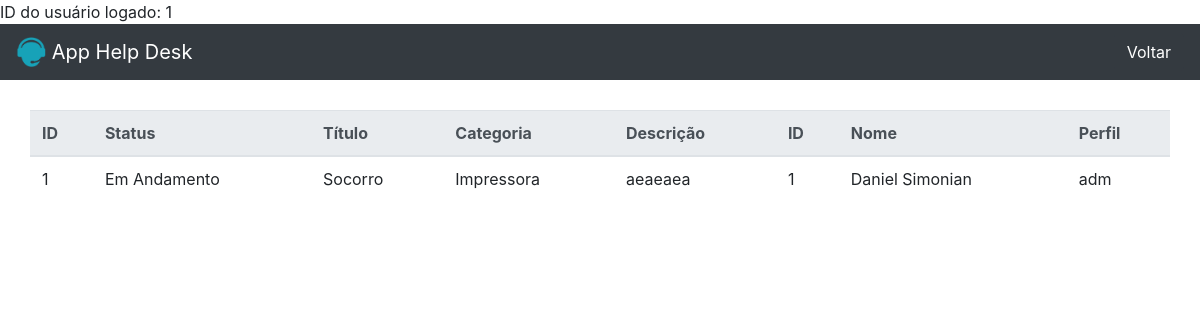
Screenshot of /relatorios_andamento.php (signed in) with the database file from the repository.
### tables this page shows
CREATE TABLE `tb_chamados` (
  `id_chamado` int(11) NOT NULL,
  `titulo` varchar(90) NOT NULL,
  `categoria` varchar(90) NOT NULL,
  `descricao` varchar(90) NOT NULL,
  `status` varchar(90) NOT NULL,
  `id_user` int(11) NOT NULL
);

CREATE TABLE `tb_user` (
  `id_user` int(11) NOT NULL,
  `nome` varchar(90) NOT NULL,
  `email` varchar(30) NOT NULL,
  `senha` varchar(100) NOT NULL,
  `perfil` varchar(20) DEFAULT NULL
);

### relatorios_andamento.php (the view, shortened to what this page needs)
<?php
  require "app_help_desk_seguranca/conexao.php";
  $chamados = mysqli_query($link, "SELECT TB_CHAMADOS.*, TB_USER.*
  FROM TB_CHAMADOS
  INNER JOIN TB_USER ON TB_CHAMADOS.id_user = TB_USER.id_user
  WHERE TB_CHAMADOS.status = 'Em Andamento'");
?>
<html lang="pt-BR">
  <head>
    <link rel="stylesheet" href="./style/style.css">
    <link rel="stylesheet" href="https://maxcdn.bootstrapcdn.com/bootstrap/4.0.0/css/bootstrap.min.css">
  </head>
  <body>
    <nav class="navbar navbar-dark bg-dark">
      <a class="navbar-brand" href="home.php">
        <img src="./img/logo.png" width="30" height="30" class="d-inline-block align-top" alt="">
        App Help Desk
      </a>
      <a href="relatorios.php"><button class="btn btn-dark">Voltar</button></a>
    </nav>
    <main>
      <session class="container-tabela">
        <table class="table table-hover">
          <thead class="thead-light">
            <tr>
              <th>ID</th>
              <th>Status</th>
              <th>Título</th>
              <th>Categoria</th>
              <th>Descrição</th>
              <th>ID</th>
              <th>Nome</th>
              <th>Perfil</th>
            </tr>
          </thead>
          <tbody>
            <?php
              foreach($chamados as $chamado){ ?>
              <tr>
                  <td><?php echo $chamado['id_chamado'] ?></td>
                  <td class=""><?php echo $chamado['status'] ?></td>
                  <td><?php echo $chamado['titulo'] ?></td>
                  <td><?php echo $chamado['categoria'] ?></td>
                  <td><?php echo $chamado['descricao'] ?></td>
                  <td><?php echo $chamado['id_user'] ?></td>
                  <td><?php echo $chamado['nome'] ?></td>
                  <td><?php echo $chamado['perfil'] ?></td>
              </tr>
              <?php } ?>
          </tbody>
        </table>
      </session>
    </main>
  </body>
</html>

### style/style.css (style rules this page uses)
.container-tabela { display: flex; align-items: center; justify-content: center; margin: 30px; }

### rows the page displays
tb_chamados: id_chamado "1", status "Em Andamento", titulo "Socorro", categoria "Impressora", descricao "aeaeaea", id_user.id_user "1", id_user.nome "Daniel Simonian", id_user.perfil "adm"

### other values shown
$_SESSION['id_user'] "1"
